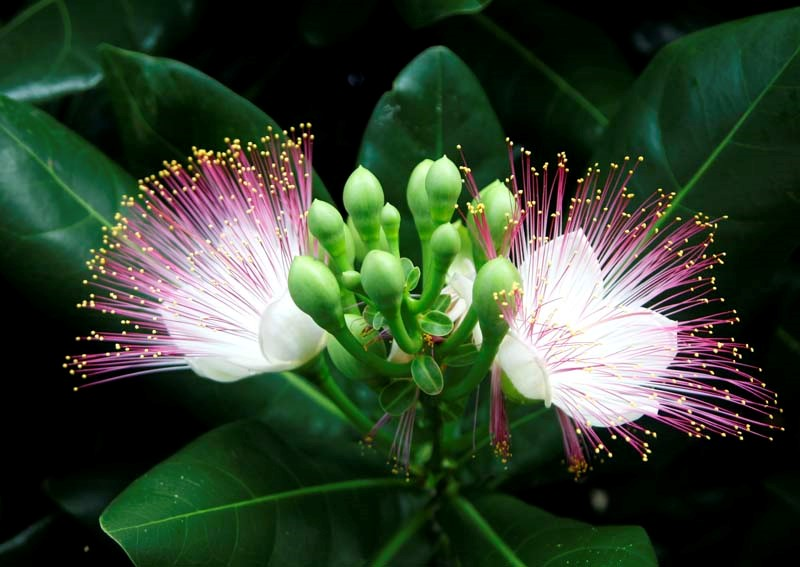
#> input picture asserts/images/flower.jpg, 800 x 567 px
$ python plot_histogram.py
#> lines starting #> are read from the running program, lines starting #| are printed output that depends on the picture
import cv2
import numpy as np
from matplotlib import pyplot as plt


# Easy
def use_numpy_histogram_builtin(image):
    histogram = np.histogram(image, bins=np.arange(255))
    plt.plot(histogram[0])
    plt.show()


# Hard
def calc_manual_by_for_loop(image):
    histogram = np.zeros(256, dtype=np.int32)
    for pixel in np.nditer(image):
        histogram[pixel] += 1
    plt.plot(histogram)
    plt.show()


# Use ravel
def use_calc_hist_in_cv2_function(image):
    plt.hist(image.ravel(), 256, [0, 256])
    plt.show()


# Plot each channel in Histogram
def show_each_channel_histogram(image, color=('b', 'g', 'r')):
    # Separate each color and plot each in histogram
    for i, col in enumerate(color):
        histogram2 = cv2.calcHist(image, [i], None, [256], [0, 256])
        plt.plot(np.squeeze(histogram2))
    plt.show()


# Plot histogram in specific channel
def plot_specific_channel(image, color='r'):
    channels = {'r': 2, 'g': 1, 'b': 0}
    plt.hist(image[:, :, channels[color]].ravel(), 256, [0, 256])
    plt.show()


if __name__ == '__main__':
    img = cv2.imread('../../asserts/images/flower.jpg')
#> img is the input picture: shape (567, 800, 3); mean B, G, R 49, 68.5, 53.3
    # show_each_channel_histogram(img, color='b')
    # calc_manual_by_for_loop(img)
    # use_calc_hist_in_cv2_function(img)
    plot_specific_channel(img, 'b')
#> in plot_specific_channel, `plt.show()`:
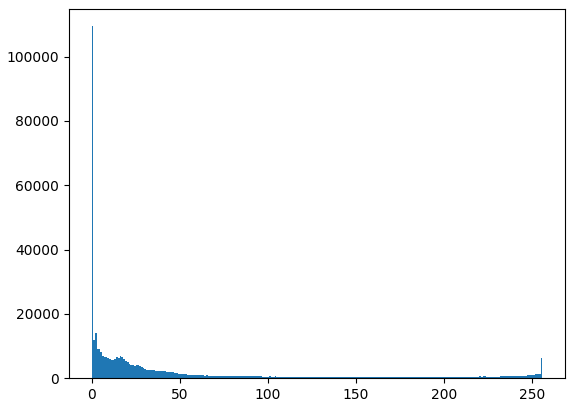
#> figure drawn by matplotlib, 1 panel; tallest bar 109436 high, from x = 0 to 1

$ run again, with asserts/images/block.jpg copied over asserts/images/flower.jpg
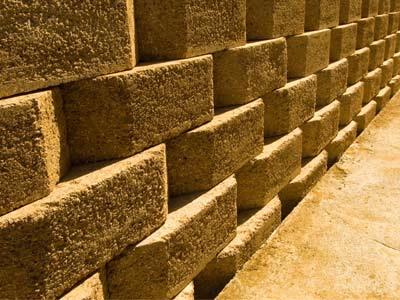
#> input picture asserts/images/block.jpg, 400 x 300 px
#> img is the input picture: shape (300, 400, 3); mean B, G, R 46.6, 101.4, 138.3
#> in plot_specific_channel, `plt.show()`:
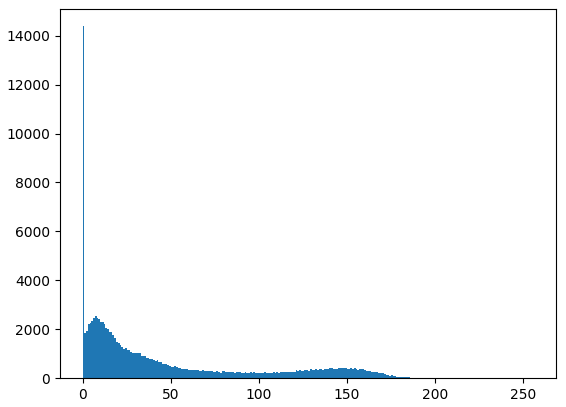
#> figure drawn by matplotlib, 1 panel; tallest bar 14387 high, from x = 0 to 1
